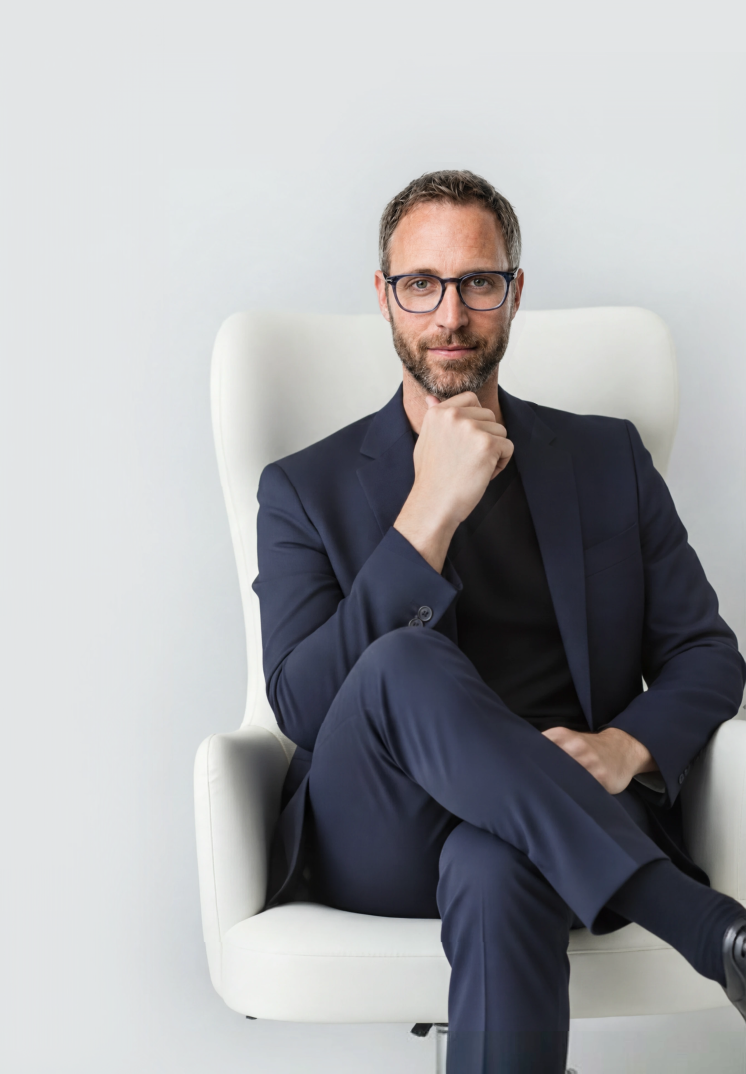
#> input picture design/v2/assets/portrait-original.png, 1491 x 2147 px (shown at 1/2 size)
$ python extend-portrait.py ../../design/v2/assets/portrait-original.png ../../design/v2/assets/portrait.webp 5
#> lines starting #> are read from the running program, lines starting #| are printed output that depends on the picture
"""
Extend the portrait downward, using only pixels already in the photograph.

  python3 server/scripts/extend-portrait.py <source.png> <out.png> 350

Three attempts, and the third is the one that ships.

  1. Clamp the edge and blur it with depth. Sharp in theory, mush on
     screen, and mush is the first thing anyone notices.
  2. Mirror the last rows. Sharp, and it carries the real grain — but a
     reflection at full strength duplicates the chrome chair foot, and a
     duplicated object is a worse tell than a blur.
  3. Mirror, then fade hard and early toward the floor's own tone. What is
     left reads as a figure on a bright floor with the light falling off,
     which is what the photograph already looks like.

Nothing here invents content. It cannot: a deterministic continuation can
extend tone and texture, not a shoe. For real continuation — the shoe, the
chair base, the contact shadow — see design/v2/SPEC.md section 2, which is
a generative expand done by hand in an image tool. This exists so the cut
has something to eat until then.
"""
import sys
from PIL import Image

MIRROR = 150          # rows reflected; more than is ever on screen
FADE_START = 0.45     # floor tone the reflection already carries at the join
FADE_END = 1.00       # and by the bottom of it
FADE_POWER = 0.70     # < 1 fades early, which is what kills the tell

src, dst, extra = sys.argv[1], sys.argv[2], int(sys.argv[3])
im = Image.open(src).convert("RGB")
W, H = im.size
#> W = 1491; H = 2147

out = Image.new("RGB", (W, H + extra))
#> out: PIL image 1491x2152 RGB; every value is 0
out.paste(im, (0, 0))

# The tone a reflection settles into: the floor beside the chair, which is
# the left third of the bottom edge and is plain sweep.
floor = im.crop((0, H - 12, int(W * 0.30), H)).resize((1, 1), Image.BOX).getpixel((0, 0))
#> floor = (222, 225, 226)
flat = Image.new("RGB", (W, 1), floor)

block = im.crop((0, H - MIRROR, W, H)).transpose(Image.FLIP_TOP_BOTTOM)
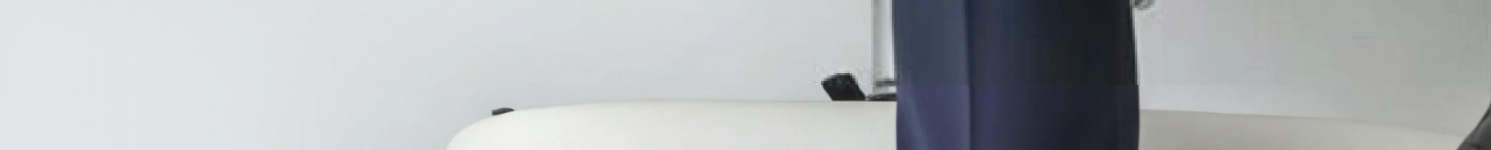
#> block: PIL image 1491x150 RGB; mean R, G, B 176.9, 180.2, 182.2
for i in range(MIRROR):
    t = i / MIRROR
    amount = min(1.0, FADE_START + (FADE_END - FADE_START) * (t ** FADE_POWER))
    out.paste(Image.blend(block.crop((0, i, W, i + 1)), flat, amount), (0, H + i))

tail = extra - MIRROR
if tail > 0:
    seed = out.crop((0, H + MIRROR - 1, W, H + MIRROR))
    out.paste(seed.resize((W, tail), Image.NEAREST), (0, H + MIRROR))

out.save(dst)
print(f"{dst}: {W}x{H} -> {out.size[0]}x{out.size[1]}  floor tone {floor}")
#| ../../design/v2/assets/portrait.webp: 1491x2147 -> 1491x2152  floor tone (222, 225, 226)
